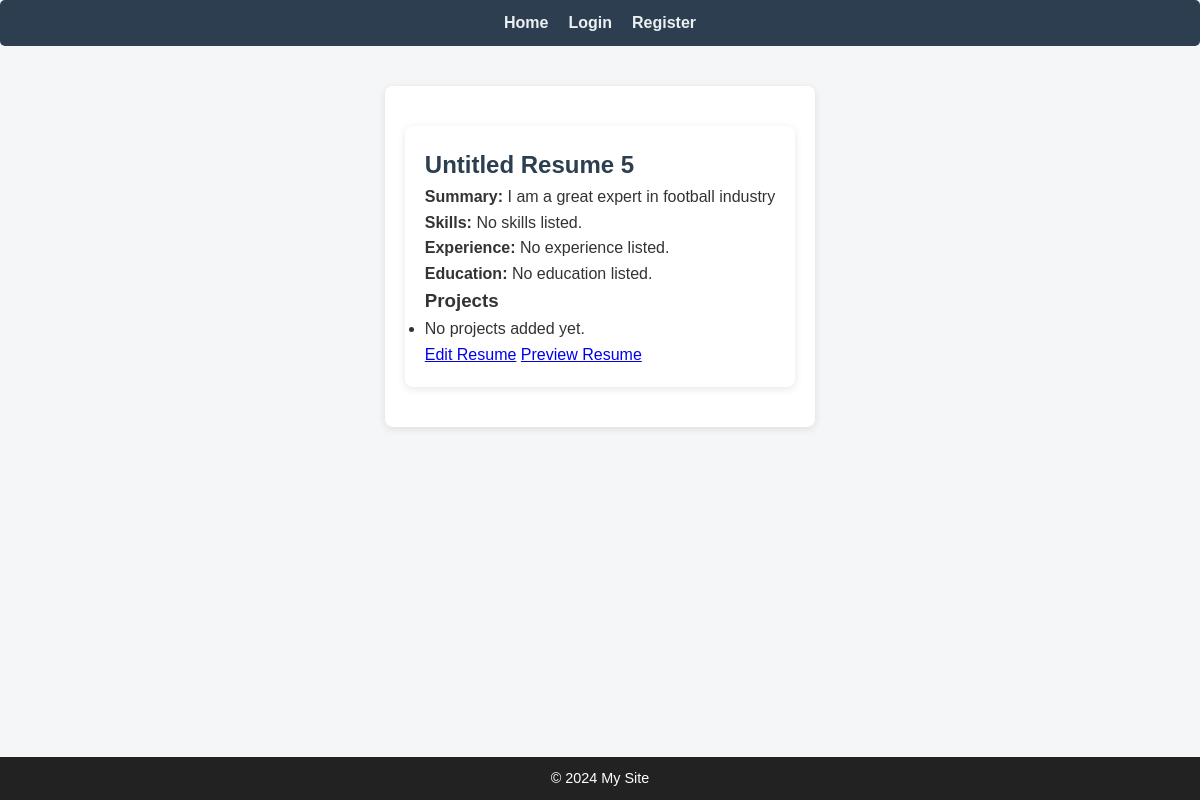
/resumes/resume/2/, run on an earlier commit of the app's database.
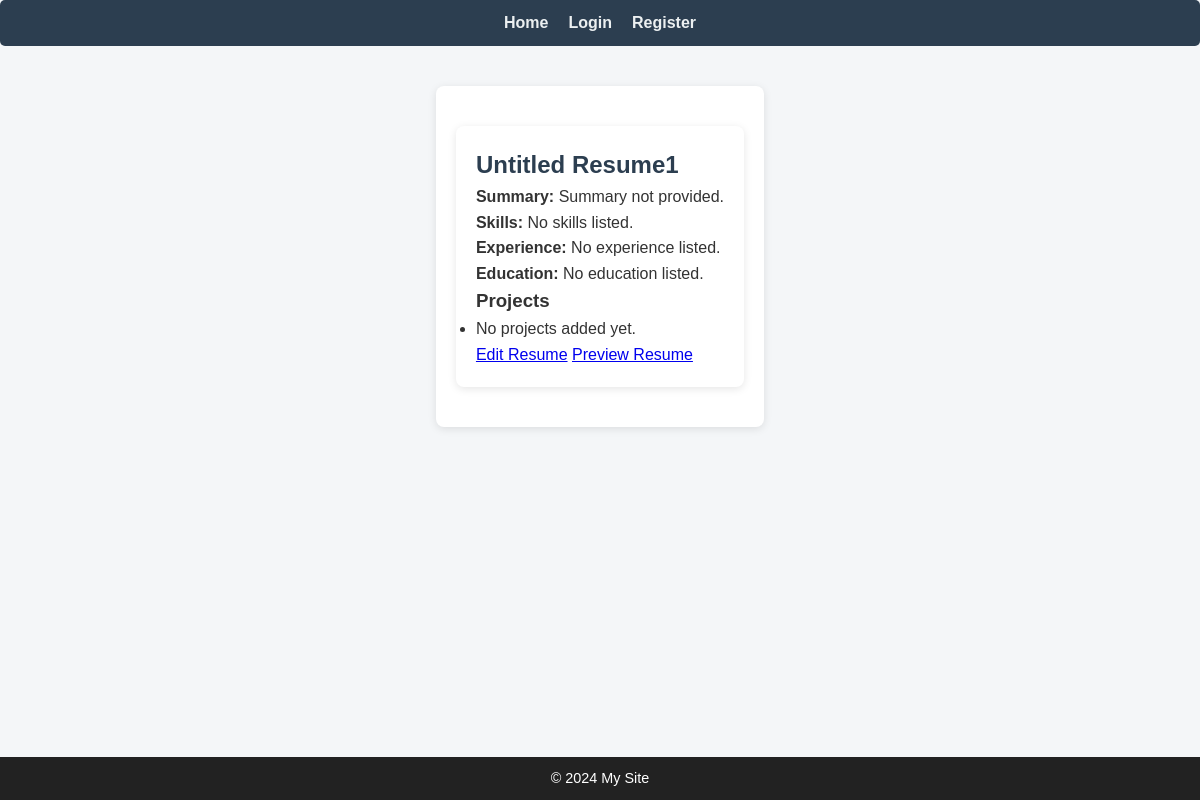
And on a later commit of the database.
### resumes/models.py (models this page shows, shortened)
class Resume(models.Model):
    user = models.ForeignKey(User, on_delete=models.CASCADE, related_name='resume')
    title = models.CharField(max_length=200, default='Untitled Resume')  # Default title
    summary = models.TextField(default='Summary not provided.')           # Default summary
    skills = models.TextField(default='No skills listed.')                # Default skills
    experience = models.TextField(default='No experience listed.')        # Default experience
    education = models.TextField(default='No education listed.')          # Default education
    created_at = models.DateTimeField(auto_now_add=True)
    template = models.ForeignKey(ResumeTemplate, on_delete=models.SET_NULL, null=True, blank=True)
    approved = models.BooleanField(default=False)

### resumes/views.py (the view)
# urls.py: path('resume/<int:id>/', views.resume_detail, name='resume_detail'),
def resume_detail(request, id):
    resume = get_object_or_404(Resume, id=id)
    return render(request, 'resume_detail.html', {'resume': resume})

### resumes/templates/resume_detail.html
{% extends 'base.html' %}
{% block content %}
  <div class="container mt-5">
    <h2>{{ resume.title }}</h2>
    <p><strong>Summary:</strong> {{ resume.summary }}</p>
    <p><strong>Skills:</strong> {{ resume.skills }}</p>
    <p><strong>Experience:</strong> {{ resume.experience }}</p>
    <p><strong>Education:</strong> {{ resume.education }}</p>
    <h3>Projects</h3>
    <ul>
      {% for project in resume.projects.all %}
        <li><strong>{{ project.title }}</strong>: {{ project.description }} <br>
        <a href="{{ project.github_url }}" target="_blank">{{ project.github_url }}</a></li>
      {% empty %}
        <li>No projects added yet.</li>
      {% endfor %}
    </ul>
    <a href="{% url 'edit_resume' resume.id %}" class="btn btn-primary">Edit Resume</a>
    <a href="{% url 'resume_preview' resume.id %}" class="btn btn-info">Preview Resume</a>
  </div>
{% endblock %}

What changed in the data, as far as the page shows it:
changed Resume "No skills listed.": title "Untitled Resume 5" → "Untitled Resume1"; summary "I am a great expert in football industry" → "Summary not provided."
